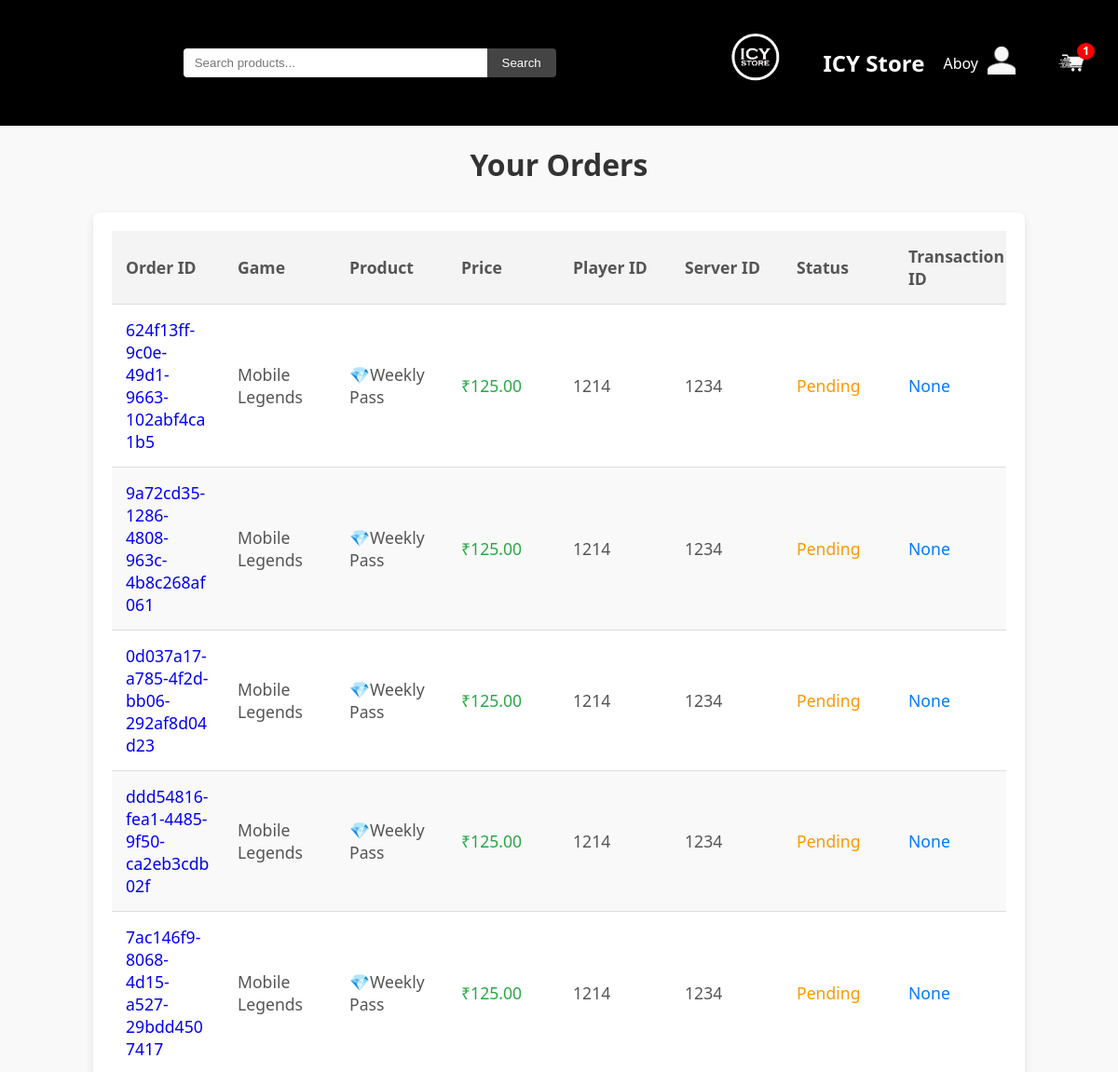
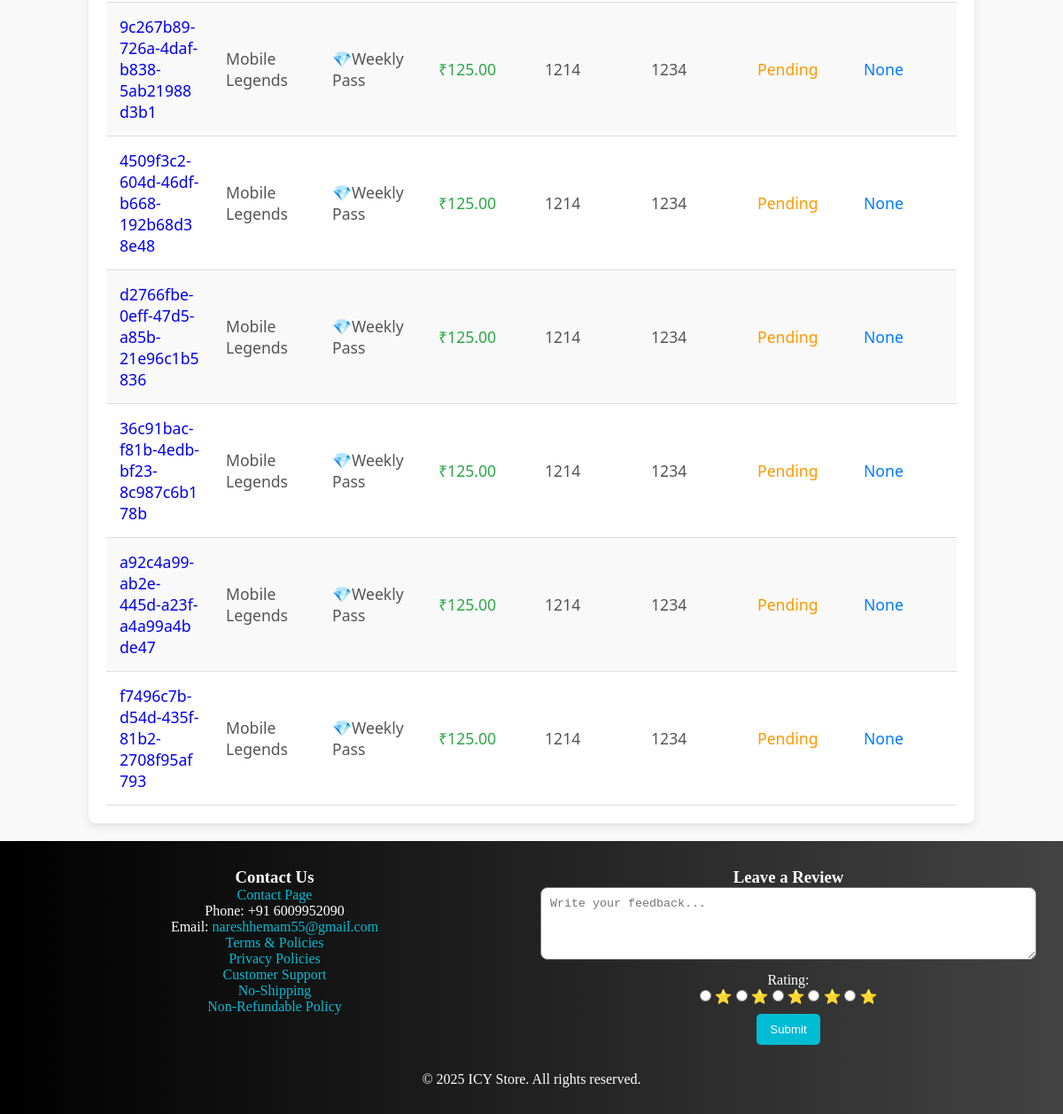
Screenshot of /orders/ (signed in) with the database file from the repository (2 pictures, top to bottom).
### users/models.py (models this page shows, shortened)
class Order(models.Model):
    username = models.ForeignKey(User, on_delete=models.CASCADE)
    product_name = models.CharField(max_length=100)
    price = models.DecimalField(max_digits=10, decimal_places=2)
    order_id = models.CharField(max_length=100, unique=True)
    player_id = models.CharField(max_length=255, null=False, default='unknown')
    server_id = models.CharField(max_length=255, null=False, default='unknown')
    transaction_id = models.CharField(max_length=100, blank=True, null=True)
    status = models.CharField(max_length=20, default="Pending")
    created_at = models.DateTimeField(auto_now_add=True)
    game = models.ForeignKey(Game, on_delete=models.CASCADE, null=True, blank=True)  # NEW

class Game(models.Model):
    name = models.CharField(max_length=100)
    image = models.ImageField(upload_to='game_images/')  # Add this line
    def __str__(self):
        return self.name

### users/views.py (the view)
# urls.py: path('orders/', views.orders, name='orders'),
@login_required
def orders(request):
    user_orders = Order.objects.filter(username=request.user)
    form = ReviewForm()
    return render(request, 'orders.html', {'user_orders': user_orders, 'form':form})

### users/views.py
class ReviewForm(forms.ModelForm):
    class Meta:
        model = Review
        fields = ['review_text', 'rating']
        widgets = {
            'review_text': forms.Textarea(attrs={
                'placeholder': 'Write your feedback...',
                'rows': 4,
                'style': 'width: 100%; padding: 10px; border-radius: 8px;'
            }),
        }

### users/context_processors.py (called while the page is built)
def cart_item_count(request):
    if request.user.is_authenticated:
        count = Cart.objects.filter(user=request.user).count()
    else:
        count = 0
    return {
        'cart_count': count
    }

### users/templates/orders.html (shortened to what this page needs)
{% load static %}
<!DOCTYPE html>
<html lang="en">
<head>
    <link rel="stylesheet" href="{% static 'css/styles.css' %}">
    <link rel="stylesheet" href="{% static 'css/tables.css' %}">
</head>
<body>
    <header class="header">
        <div class="search-container">
            <form method="get" action="{% url 'products' %}" class="search-form">
                <input type="text" name="search" placeholder="Search products..." value="{{ search }}">
                <button type="submit" class="search">Search</button>
            </form>
        </div>
        <div class="top-row">
            <div class="logo-container">
                <a class="store" href="{% url 'products' %}">
                <img src="{% static 'images/logo.png' %}" alt="ICY Store Logo" class="logo"></a>
                <a class="store" href="{% url 'products' %}">
                    <span class="store-name">ICY Store</span>
                </a>
            </div>
            <div class="user-info">
                <span class="username">{{ user.username }}</span>
                <div class="user-dropdown">
                    <img src="{% static 'images/person-icon.png' %}" alt="User Icon" class="person-icon" onclick="toggleDropdown()">
                </div>
            </div>
            <div class="cart-container">
                <img src="{% static 'images/cart.png' %}" alt="Cart" class="cart-icon" onclick="viewCart()">
                {% if cart_count > 0 %}
                 <div class="cart-item-count">{{ cart_count }}</div>
                {% endif %}
            </div>
        </div>
    </header>
    <main>
        <center><h2>Your Orders</h2></center>
        {% if user_orders %}
        <div class="orders-table-container">
            <table class="orders-table">
                <thead>
                    <tr>
                        <th>Order ID</th>
                        <th>Game</th>
                        <th>Product</th>
                        <th>Price</th>
                        <th>Player ID</th>
                        <th>Server ID</th>
                        <th>Status</th>
                        <th>Transaction ID</th>
                    </tr>
                </thead>
                <tbody>
                    {% for order in user_orders %}
                    <tr>
                        <td><a href="{% url 'order_detail' order.id %}" class="order-id-link">{{ order.order_id }}</a></td>
                        <td>{{ order.game }}</td>
                        <td>{{ order.product_name }}</td>
                        <td>₹{{ order.price }}</td>
                        <td>{{ order.player_id }}</td>
                        <td>{{ order.server_id }}</td>
                        <td>{{ order.status }}</td>
                        <td>{{ order.transaction_id }}</td>
                    </tr>
                    {% endfor %}
                </tbody>
            </table>
        </div>
        {% else %}
        <p>You have no orders yet!</p>
        {% endif %}
    </main>
    <footer style="background: linear-gradient(to right, #000000, #434343); color: white; padding: 30px;">
    <div style="display: flex; flex-wrap: wrap; justify-content: space-between;">
        <div style="flex: 1; min-width: 250px; margin-right: 20px;">
            <h3>Contact Us</h3>
            <p><a href="{% url 'contact' %}" style="color: #00bcd4;">Contact Page</a></p>
            <p>Phone: +91 6009952090</p>
            <p>Email: <a href="mailto:nareshhemam55@gmail.com" style="color: #00bcd4;">nareshhemam55@gmail.com</a></p>
            <p><a href="{% url 'terms' %}" style="color: #00bcd4;">Terms & Policies</a></p>
            <p><a href="{% url 'privacy' %}" style="color: #00bcd4;">Privacy Policies</a></p>
            <p><a href="{% url 'support' %}" style="color: #00bcd4;">Customer Support</a></p>
            <p><a href="{% url 'shipping' %}" style="color: #00bcd4;">No-Shipping</a></p>
            <p><a href="{% url 'non_refund' %}" style="color: #00bcd4;">Non-Refundable Policy</a></p>
        </div>
<div style="flex: 1; min-width: 250px;">
    <h3>Leave a Review</h3>
    <form action="{% url 'submit_review' %}" method="post">
        {{ form.review_text }}
        <div style="margin: 10px 0;">
            <label>Rating:</label>
            <div>
                {% for value, label in form.rating.field.choices %}
                    <input type="radio" name="rating" value="{{ value }}" id="star{{ value }}">
                    <label for="star{{ value }}">⭐</label>
                {% endfor %}
            </div>
        </div>
        <button type="submit" style="background-color: #00bcd4; color: white; padding: 10px 15px; border: none; border-radius: 5px;">Submit</button>
    </form>
</div>
    </div>
    <div style="text-align: center; margin-top: 30px;">
        <p>&copy; 2025 ICY Store. All rights reserved.</p>
    </div>
</footer>
</body>
</html>

### users/static/css/styles.css (style rules this page uses)
:root { --black-1: #111111; --black-2: #333333; --black-3: #555555; --white-1: #ffffff; --white-2: #f8f8f8; --white-3: #eeeeee; --accent: #0066cc; --success: #28a745; --error: #dc3545; --border: #dddddd; --shadow: 0 2px 10px rgba(0, 0, 0, 0.1); }
body { background: linear-gradient(135deg, var(--white-3) 0%, var(--white-1) 50%, var(--white-3) 100%); color: var(--black-2); min-height: 100vh; }
* { box-sizing: border-box; margin: 0; padding: 0; }
header.header { background-color: #000; color: #fff; display: flex; justify-content: space-between; align-items: center; padding: 15px 30px; font-family: 'Segoe UI', Tahoma, Geneva, Verdana, sans-serif; position: relative; z-index: 10; }
.logo-container { display: flex; align-items: center; }
.logo { height: 100px; margin-right: 10px; }
.store-name { font-size: 1.5rem; font-weight: bold; color: white; text-decoration: none; }
.search-container { flex: 1; margin: 0 20px; }
.search-form { display: flex; width: 100%; max-width: 400px; margin: 0 auto; }
.search-form input[type="text"] { flex: 1; padding: 8px 12px; border: none; border-radius: 4px 0 0 4px; outline: none; }
.search-form button { background-color: #444; color: white; border: none; padding: 8px 16px; border-radius: 0 4px 4px 0; cursor: pointer; transition: background-color 0.3s; }
.user-info { display: flex; align-items: center; position: relative; }
.username { margin-right: 10px; font-weight: 500; }
.person-icon { height: 30px; width: 30px; cursor: pointer; transition: filter 0.3s; }
.user-dropdown { position: relative; }
.cart-container { position: relative; margin-left: 20px; }
.cart-icon { height: 50px; cursor: pointer; transition: transform 0.2s; }
.cart-icon { width: 40px; height: auto; }
.cart-item-count { position: absolute; top: -5px; right: -5px; background: red; color: white; font-size: 12px; font-weight: bold; padding: 2px 6px; border-radius: 50%; line-height: 1; display: flex; align-items: center; justify-content: center; min-width: 18px; height: 18px; z-index: 999; }
.top-row { display: flex; justify-content: space-between; align-items: center; gap: 20px; }
.logo-container, .user-info, .cart-container { display: flex; align-items: center; }
.logo-container .store-name { margin-left: 10px; }
.username { margin-right: 10px; }
main { padding: 20px; font-family: 'Segoe UI', Tahoma, Geneva, Verdana, sans-serif; background-color: #f8f8f8; min-height: calc(100vh - 100px); }
main h2 { margin-bottom: 30px; font-size: 2rem; color: #333; text-align: center; }
footer { margin: 0 auto; justify-content: center; align-items: center; text-align: center; background-color: black; padding-top: 20px; padding-bottom: 10px; bottom: 0; left: 0; width: 100%; color: white; min-height: 130px; }
a { text-decoration: none; }
h2 { font-size: 1.5em; color: #555; margin-bottom: 10px; }

### users/static/css/tables.css (style rules this page uses)
main { padding: 20px; background-color: #f9f9f9; min-height: 80vh; }
h2 { text-align: center; font-size: 2em; color: #333; margin-bottom: 20px; }
.orders-table-container { width: 100%; max-width: 1000px; margin: 0 auto; overflow-x: auto; background-color: #fff; border-radius: 8px; box-shadow: 0 4px 10px rgba(0, 0, 0, 0.1); padding: 20px; }
.orders-table { width: 100%; border-collapse: collapse; table-layout: fixed; }
.orders-table th, .orders-table td { padding: 15px; text-align: left; border-bottom: 1px solid #ddd; font-size: 1.1em; color: #555; }
.orders-table th { background-color: #f4f4f4; font-weight: bold; }
.orders-table tr:nth-child(even) { background-color: #f9f9f9; }
.orders-table td { word-wrap: break-word; }
.orders-table td:nth-child(4) { color: #28a745; }
.orders-table td:nth-child(7) { color: #ff9800; }
.orders-table td:nth-child(8) { color: #007bff; }

### rows the page displays
Order: order_id "624f13ff-9c0e-49d1-9663-102abf4ca1b5", game "Mobile Legends", product_name "💎Weekly Pass", price "125.00", player_id "1214", server_id "1234", status "Pending", transaction_id "None"
Order: order_id "9a72cd35-1286-4808-963c-4b8c268af061", game "Mobile Legends", product_name "💎Weekly Pass", price "125.00", player_id "1214", server_id "1234", status "Pending", transaction_id "None"
Order: order_id "0d037a17-a785-4f2d-bb06-292af8d04d23", game "Mobile Legends", product_name "💎Weekly Pass", price "125.00", player_id "1214", server_id "1234", status "Pending", transaction_id "None"
Order: order_id "ddd54816-fea1-4485-9f50-ca2eb3cdb02f", game "Mobile Legends", product_name "💎Weekly Pass", price "125.00", player_id "1214", server_id "1234", status "Pending", transaction_id "None"
Order: order_id "7ac146f9-8068-4d15-a527-29bdd4507417", game "Mobile Legends", product_name "💎Weekly Pass", price "125.00", player_id "1214", server_id "1234", status "Pending", transaction_id "None"
Order: order_id "9c267b89-726a-4daf-b838-5ab21988d3b1", game "Mobile Legends", product_name "💎Weekly Pass", price "125.00", player_id "1214", server_id "1234", status "Pending", transaction_id "None"
Order: order_id "4509f3c2-604d-46df-b668-192b68d38e48", game "Mobile Legends", product_name "💎Weekly Pass", price "125.00", player_id "1214", server_id "1234", status "Pending", transaction_id "None"
Order: order_id "d2766fbe-0eff-47d5-a85b-21e96c1b5836", game "Mobile Legends", product_name "💎Weekly Pass", price "125.00", player_id "1214", server_id "1234", status "Pending", transaction_id "None"
Order: order_id "36c91bac-f81b-4edb-bf23-8c987c6b178b", game "Mobile Legends", product_name "💎Weekly Pass", price "125.00", player_id "1214", server_id "1234", status "Pending", transaction_id "None"
Order: order_id "a92c4a99-ab2e-445d-a23f-a4a99a4bde47", game "Mobile Legends", product_name "💎Weekly Pass", price "125.00", player_id "1214", server_id "1234", status "Pending", transaction_id "None"
Order: order_id "f7496c7b-d54d-435f-81b2-2708f95af793", game "Mobile Legends", product_name "💎Weekly Pass", price "125.00", player_id "1214", server_id "1234", status "Pending", transaction_id "None"

### other values shown
{{ user.username }} "Aboy"
{{ cart_count }} "1"
